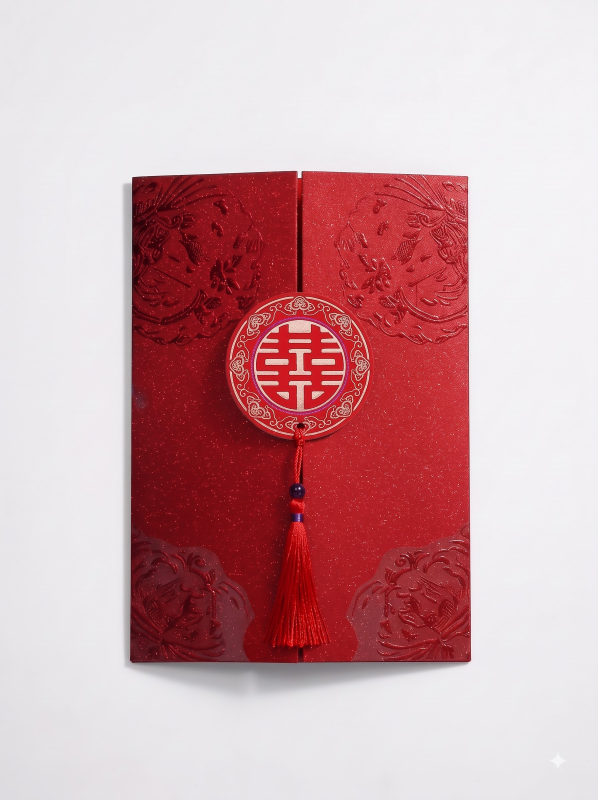
#> input picture art-source/gatefold-card.jpg, 1792 x 2400 px, found by its file name (shown at 1/3 size)
$ python split-gatefold-card.py art-source/gatefold-card.jpg public/assets/storybook/shared
#> lines starting #> are read from the running program, lines starting #| are printed output that depends on the picture; after the words box and inside, x2 and y2 are one past the last pixel; in counts of white or black regions, pixels touching at a corner belong together
"""Split the gatefold card photo into left panel, right panel and medallion+tassel.

    python scripts/split-gatefold-card.py art-source/gatefold-card.jpg public/assets/storybook/shared

Writes gate-left.webp, gate-right.webp, gate-seal.webp (alpha) and prints the
normalised part rects to copy into `storybook.config.ts -> envelope.parts`.
The panels under the medallion are re-filled with the card's own paper texture.
Vietnamese lettering is laid over TEXT_BOX on the right panel in HTML
(`envelope.text`); ERASE_TEXT_BOX first erases printed text there. The 囍
medallion is kept. All coordinates below are measured on the 1792x2400 source
photo; a different photo needs new measurements (outline polygons, seam,
medallion circle, tassel outline, clean paper blocks).
Requires Pillow. Also writes preview_*.png into the current directory.
"""
import json, sys
from PIL import Image, ImageDraw, ImageFilter, ImageChops

src = Image.open(sys.argv[1]).convert('RGB')
#> src is the input picture: PIL image 1792x2400 RGB; mean R, G, B 206.4, 164.1, 168.3
W, H = src.size
#> W = 1792; H = 2400
px = src.load()

SEAM_L, SEAM_R = 892, 908          # left panel ends / right panel starts (gap between)
CX, CY, R = 895, 1086, 222         # medallion

# ---- card silhouettes: measured outline of each panel (supersampled -> anti-aliased)
LEFT_POLY = [(394, 534), (500, 527), (700, 519), (892, 512), (892, 1989), (700, 1987), (394, 1985)]
RIGHT_POLY = [(908, 512), (1000, 514), (1200, 522), (1410, 529), (1410, 1985), (1200, 1985), (908, 1987)]
def silhouette(poly, k=4):
#> called with k = 4
    m = Image.new('L', (W * k, H * k), 0)
#> m: PIL image 7168x9600 L; every value is 0
    ImageDraw.Draw(m).polygon([(x * k, y * k) for x, y in poly], fill=255)
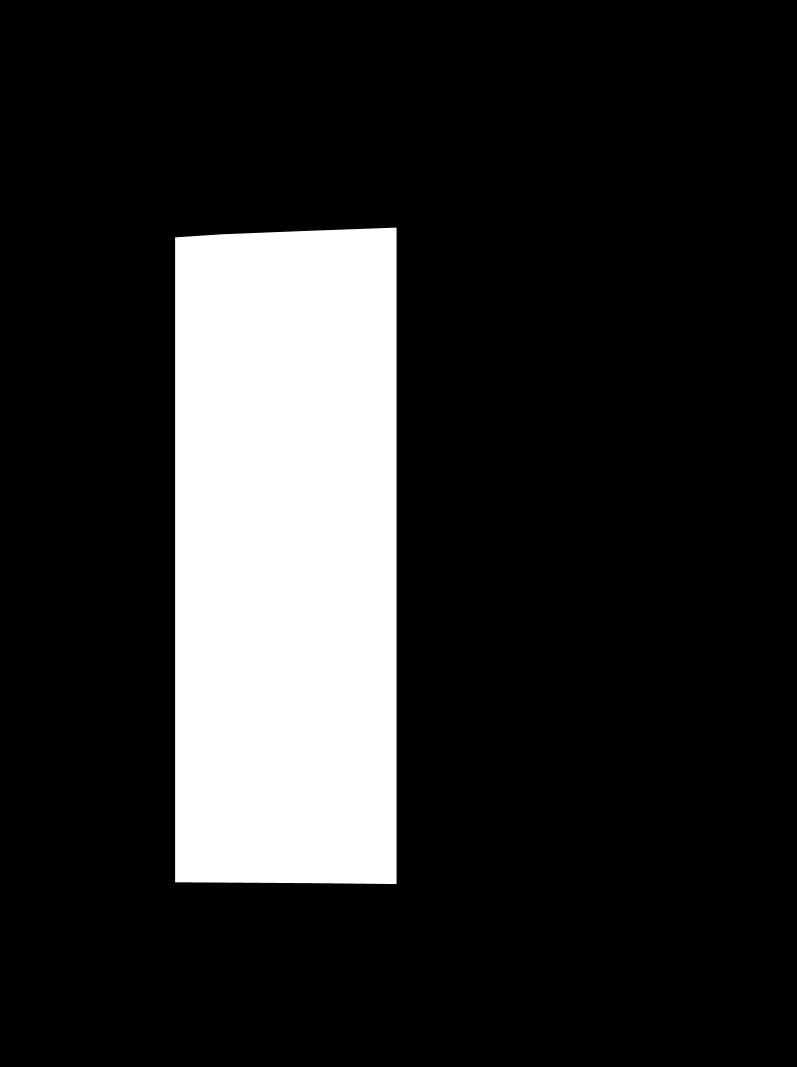
#> m: PIL image 7168x9600 L (shown at 1/9 size); 17% white; 1 white region, box (x1, y1, x2, y2) and area: (1576, 2048, 3569, 7957) 11679557
    return m.resize((W, H), Image.LANCZOS)

left_sil = silhouette(LEFT_POLY)
right_sil = silhouette(RIGHT_POLY)
#> call 2 of silhouette, with k = 4
#> in silhouette (call 2), `ImageDraw.Draw(m).polygon([(x * k, y * k) for x, y in poly], fill=255)`:
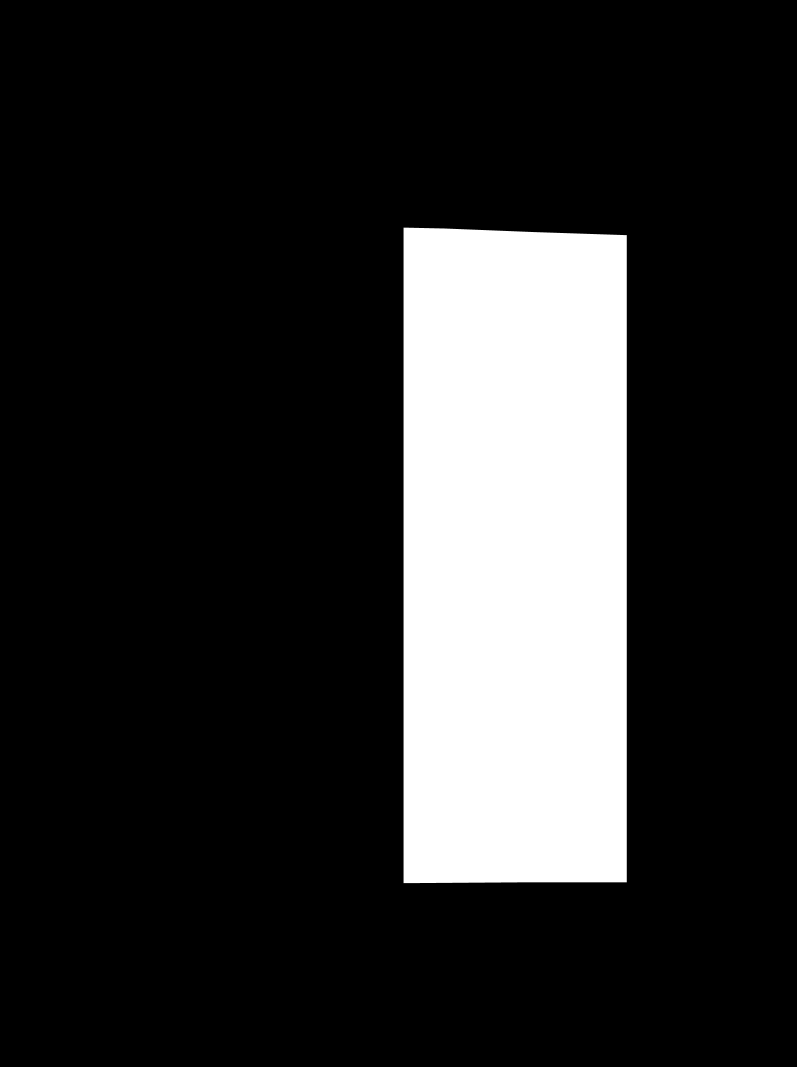
#> m: PIL image 7168x9600 L (shown at 1/9 size); 17.1% white; 1 white region, box (x1, y1, x2, y2) and area: (3632, 2048, 5641, 7949) 11776097

# ---- medallion + cord, bead, knot and tassel (traced outline, slightly grown)
seal = Image.new('L', (W, H), 0)
#> seal: PIL image 1792x2400 L; every value is 0
ImageDraw.Draw(seal).ellipse((CX - R, CY - R, CX + R, CY + R), fill=255)
#> seal: PIL image 1792x2400 L; 3.6% white; 1 white region, box (x1, y1, x2, y2) and area: (673, 864, 1118, 1309) 155461
TASSEL_POLY = [(882, CY + R - 30), (910, CY + R - 30), (912, 1445), (920, 1452), (920, 1495), (926, 1560),
               (946, 1650), (980, 1800), (1012, 1950), (788, 1950), (812, 1800), (848, 1650), (866, 1560),
               (864, 1495), (864, 1452), (878, 1445)]
tassel = Image.new('L', (W, H), 0)
ImageDraw.Draw(tassel).polygon(TASSEL_POLY, fill=255)
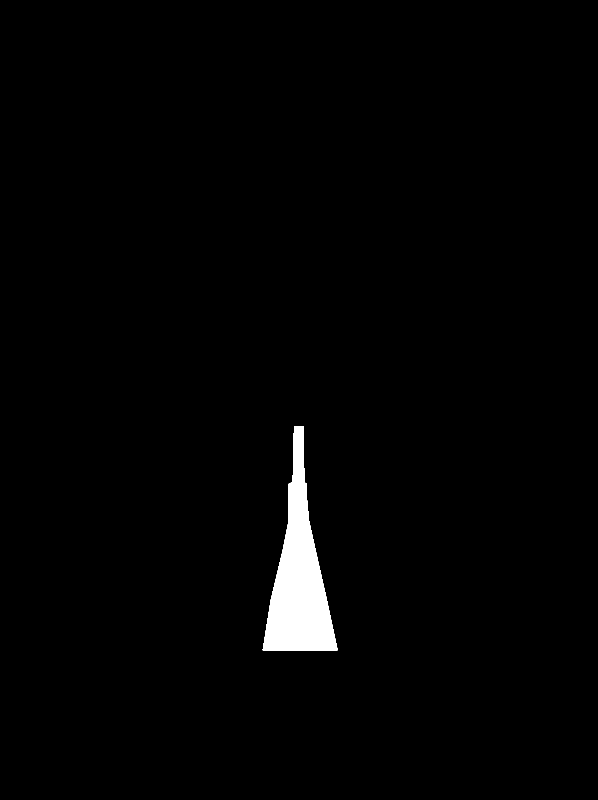
#> tassel: PIL image 1792x2400 L (shown at 1/3 size); 1.6% white; 1 white region, box (x1, y1, x2, y2) and area: (788, 1278, 1013, 1951) 68929
seal = ImageChops.lighter(seal, tassel.filter(ImageFilter.MaxFilter(5)))
#> seal: PIL image 1792x2400 L; 5.3% white; 1 white region, box (x1, y1, x2, y2) and area: (673, 864, 1118, 1953) 226910
seal_soft = seal.filter(ImageFilter.GaussianBlur(1.2))

# ---- inpaint panels under the seal by tiling a clean block of the same panel
def inpaint(sil, block, extra=None):
    """Fill the hole with mirrored tiles of a clean block, re-lit to match the
    low-frequency light of the surrounding panel (normalised blur)."""
#> called with block = (450, 1280, 660, 1560)
    bx0, by0, bx1, by1 = block
    bw, bh = bx1 - bx0, by1 - by0
    seal_hole = seal.filter(ImageFilter.MaxFilter(21)).filter(ImageFilter.MaxFilter(31)).filter(ImageFilter.MaxFilter(31))  # include the seal's soft drop shadow
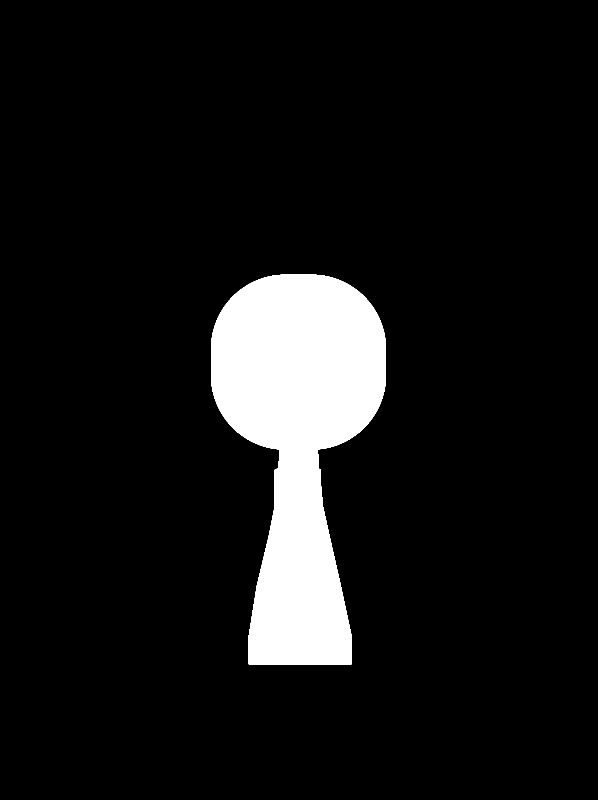
#> seal_hole: PIL image 1792x2400 L (shown at 1/3 size); 8.6% white; 1 white region, box (x1, y1, x2, y2) and area: (633, 824, 1158, 1993) 371571
    regions = [seal_hole] + ([extra] if extra is not None else [])
#> regions = 1 item
    hole = seal_hole if extra is None else ImageChops.lighter(seal_hole, extra)
    hx0, hy0, hx1, hy1 = hole.getbbox()
#> hx0 = 633; hy0 = 824; hx1 = 1158; hy1 = 1993
    keep = ImageChops.multiply(sil, ImageChops.invert(hole))           # panel pixels we trust
    # low-frequency light: blur(img*keep) / blur(keep), done at 1/8 scale for speed
    k = 8
    small = (W // k, H // k)
#> small = (224, 300)
    img_s = src.resize(small, Image.BOX)
    keep_s = keep.resize(small, Image.BOX)
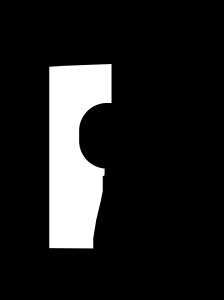
#> keep_s: PIL image 224x300 L; min 0, max 255, mean 32.6
    masked = Image.composite(img_s, Image.new('RGB', small), keep_s)
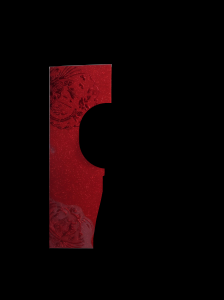
#> masked: PIL image 224x300 RGB; mean R, G, B 15.1, 2.3, 3.3
    # several radii summed (one smooth normalised convolution): fine detail near
    # the edge, wide reach in the middle, and no contour where one radius takes over
    levels = [(masked.filter(ImageFilter.GaussianBlur(r)).load(), keep_s.filter(ImageFilter.GaussianBlur(r)).load()) for r in (5, 12, 24, 48)]
#> levels = 4 items
    light = Image.new('RGB', small); lp = light.load()
#> after `light = Image.new('RGB', small)`: light: PIL image 224x300 RGB; every value is 0
    for y in range(small[1]):
        for x in range(small[0]):
            d = sum(dp[x, y] for _, dp in levels) / 255
            num = [sum(np_[x, y][i] for np_, _ in levels) for i in range(3)]
            lp[x, y] = tuple(round(c / d) for c in num) if d > 0.001 else (120, 15, 20)
    light = light.resize((W, H), Image.BILINEAR); lpx = light.load()
#> after `light = light.resize((W, H), Image.BILINEAR)`:
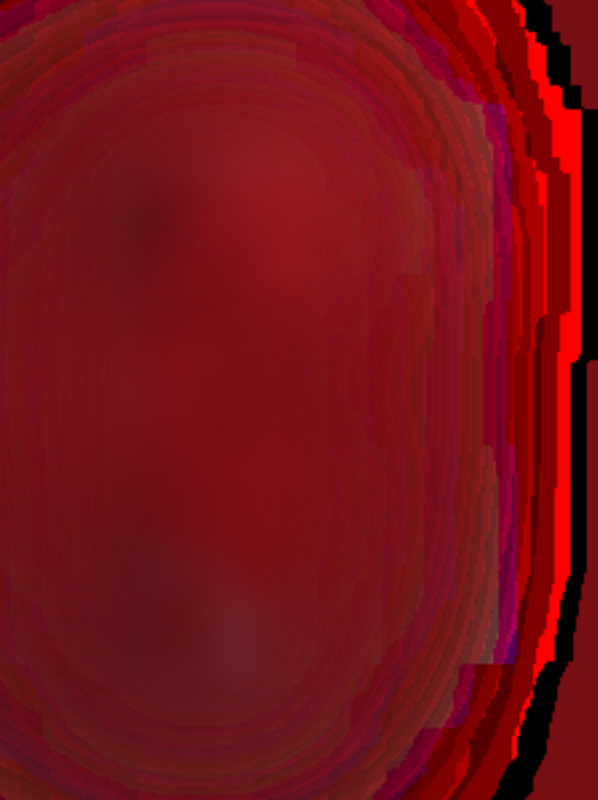
#> light: PIL image 1792x2400 RGB (shown at 1/3 size); mean R, G, B 120, 16, 23.7
    blk = [px[x, y] for y in range(by0, by1, 2) for x in range(bx0, bx1, 2)]
#> blk = 14700 items, first 6: (114, 14, 22), (118, 17, 25), (122, 16, 26), (115, 9, 19), (121, 15, 25), (115, 14, 22)
    bmean = [sum(p[i] for p in blk) / len(blk) for i in range(3)]
#> bmean = [118.7, 13.31, 20.68]
    def mirror(v, n):
        v %= 2 * n
        return v if v < n else 2 * n - 1 - v
    out = src.copy(); op = out.load()
    hp = hole.load(); sp = sil.load()
    for y in range(hy0, hy1):
        for x in range(hx0, hx1):
            if hp[x, y] and sp[x, y]:
                p = px[bx0 + mirror(x - bx0, bw), by0 + mirror(y - by0, bh)]
                op[x, y] = tuple(max(0, min(255, round(c - m + l))) for c, m, l in zip(p, bmean, lpx[x, y]))
    # Final per-region exposure match: mean of the fill = mean of the paper ring
    # around it, ignoring paper near the panel edges (the seam casts a dark strip).
    inner = sil.filter(ImageFilter.MinFilter(41)).filter(ImageFilter.MinFilter(41)).load()
    for region in regions:
        rg = region.load()
        ring = ImageChops.subtract(region.filter(ImageFilter.MaxFilter(41)), hole).load()
        bx = region.filter(ImageFilter.MaxFilter(41)).getbbox()
        ring_px, fill_xy = [], []
        for y in range(bx[1], bx[3]):
            for x in range(bx[0], bx[2]):
                if sp[x, y] < 250:
                    continue
                if rg[x, y]:
                    fill_xy.append((x, y))
                elif ring[x, y] and inner[x, y] >= 250:
                    ring_px.append(px[x, y])
        if not ring_px or not fill_xy:
            continue
        rm = [sum(p[i] for p in ring_px) / len(ring_px) for i in range(3)]
        fm = [sum(op[x, y][i] for x, y in fill_xy) / len(fill_xy) for i in range(3)]
        for x, y in fill_xy:
            op[x, y] = tuple(max(0, min(255, round(op[x, y][i] + rm[i] - fm[i]))) for i in range(3))
    feather = hole.filter(ImageFilter.MinFilter(15)).filter(ImageFilter.GaussianBlur(14))
    return Image.composite(out, src, feather)

#> (the run stopped early here; a loop or call above may not have finished)
